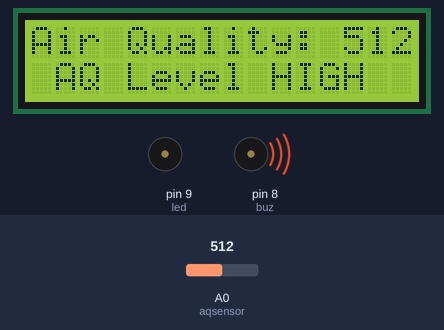
Recording of a sketch running on a simulated Arduino Uno, built with avr-gcc and run on an emulated ATmega328P. Shown: 16×2 character LCD, buzzer (waves = sounding, pin HIGH). Inputs (shaded band) come from the test bench; at power-on: A0 (aqsensor) = 512. What the sketch prints to the serial monitor is not drawn.

Above: at 1.2 s.
1.3 s: A0 (aqsensor) set to 23
At 2.2 s:
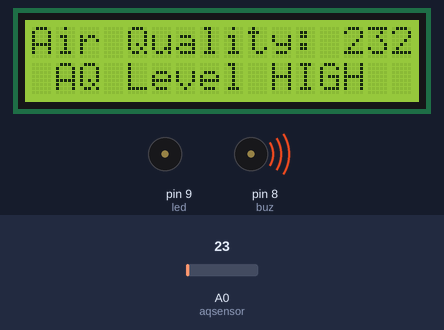
3.4 s: A0 (aqsensor) set to 19
At 5.2 s:
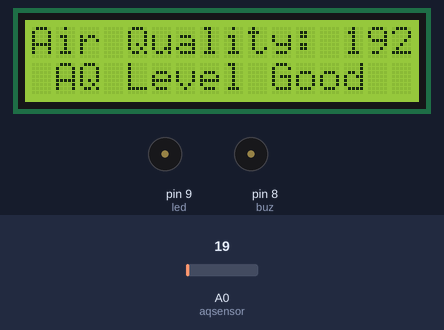
6.1 s: A0 (aqsensor) set to 0
At 6.9 s:
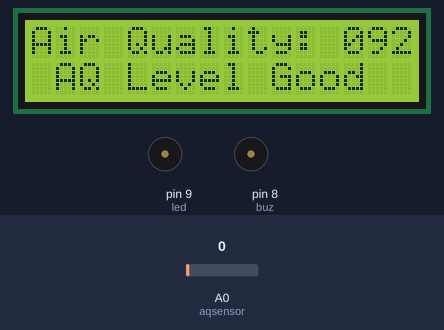
Timing chart, 0 to 9.1 s (numbered marks = the images above; inputs shaded):
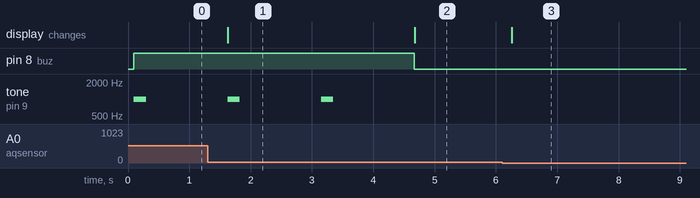

Measured:
- the behaviour switches between 21 and 20 on A0 (aqsensor) (found by bisection; images 1 and 2)
- after the input at 1.3 s, the display: changes after 0.32 s (image 1)
- after the input at 3.4 s, pin 8 (buz): HIGH → LOW after 1.3 s; tone on pin 9 (led): stays silent (without the input it goes to 1000 Hz after 1.3 s); the display: changes after 1.3 s (image 2)
- after the input at 6.1 s, the display: changes after 0.16 s (image 3)
- by itself, tone on pin 9 (led): alternates 1000 Hz for 0.20 s and silent for 1.3 s

The sketch:

car_pollution_detector.ino
```cpp
#include <Wire.h>
 #include <LiquidCrystal_I2C.h>
 LiquidCrystal_I2C lcd(0x27,16,2);

int buz = 8;  //buzzer connected to pin 8
int led = 9;  //led connected to pin 9

const int aqsensor = A0;  //output of mq135 connected to A0 pin of Arduino
int threshold = 20;      //Threshold level for Air Quality

void setup() {

  pinMode (buz,OUTPUT);     // buzzer is connected as Output from Arduino
  pinMode (led,OUTPUT);     // led is connected as output from Arduino
  pinMode (aqsensor,INPUT); // MQ135 is connected as INPUT to arduino

  Serial.begin (9600);      //begin serial communication with baud rate of 9600

  lcd.clear();              // clear lcd
  lcd.begin ();         // consider 16,2 lcd
}

void loop() {

  int ppm = analogRead(aqsensor); //read MQ135 analog outputs at A0 and store it in ppm

  Serial.print("Air Quality: ");  //print message in serail monitor
  Serial.println(ppm);            //print value of ppm in serial monitor

  lcd.setCursor(0,0);             // set cursor of lcd to 1st row and 1st column
  lcd.print("Air Quality: ");      // print message on lcd
  lcd.print(ppm);                 // print value of MQ135

  if (ppm > threshold)            // check is ppm is greater than threshold or not
    {
      lcd.setCursor(1,1);         //jump here if ppm is greater than threshold
      lcd.print("AQ Level HIGH");
      Serial.println("AQ Level HIGH");
      tone(led,1000,200);         //blink led with turn on time 1000mS, turn off time 200mS
      digitalWrite(buz,HIGH);
      delay(1000);//Turn ON Buzzer
    }
  else
    {
      digitalWrite(led,LOW);   //jump here if ppm is not greater than threshold and turn off LED
      digitalWrite(buz,LOW);   //Turn off Buzzer
      lcd.setCursor(1,1);
      lcd.print ("AQ Level Good");
      Serial.println("AQ Level Good");
    }
  delay (500);
}
```
